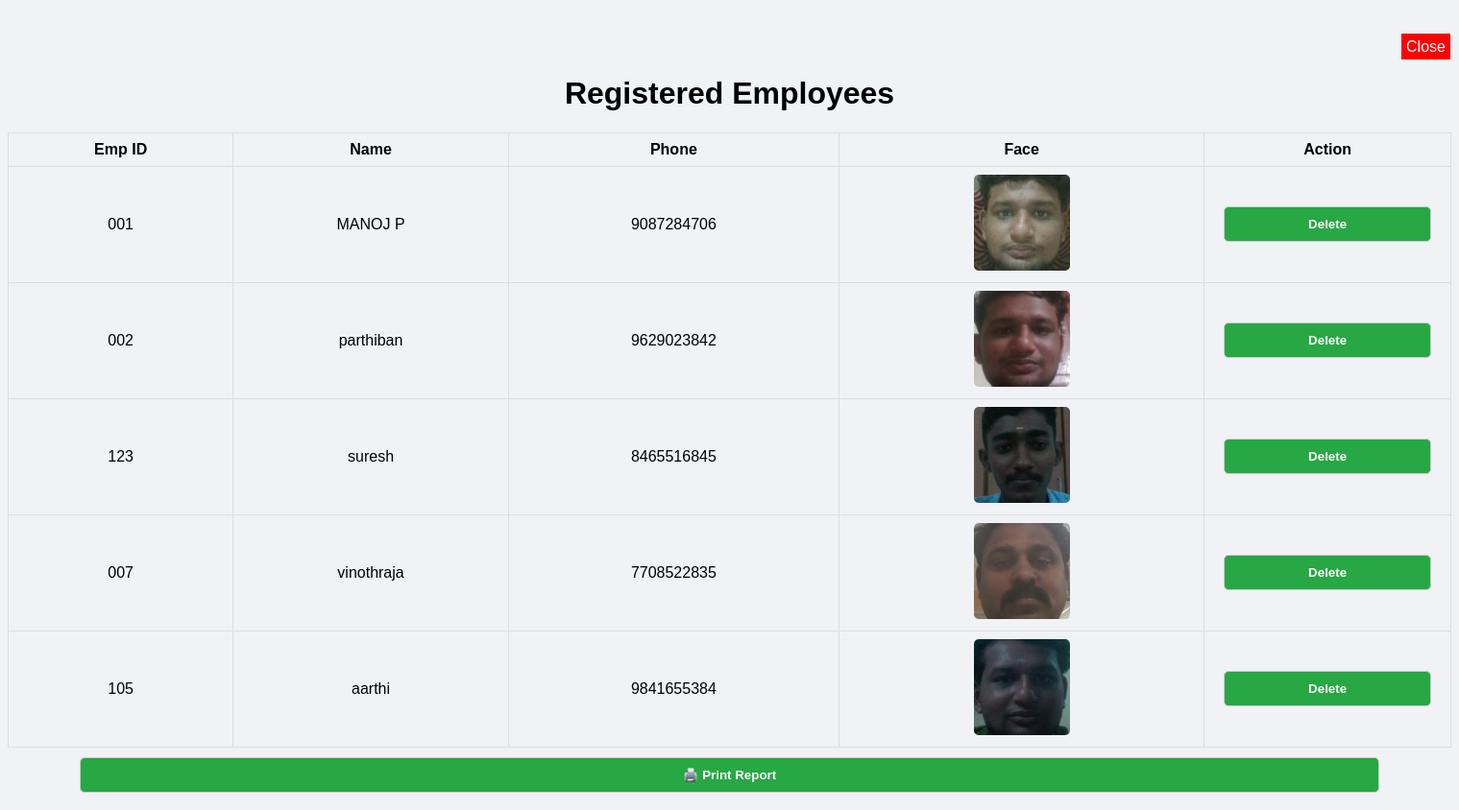
Screenshot of /employee_list with the database file from the repository.
### tables this page shows
CREATE TABLE employees (
                        id TEXT PRIMARY KEY, name TEXT,
                        phone TEXT, face_image TEXT);

### login.py (the view)
@app.route('/employee_list')
def employee_list():
    with sqlite3.connect('db.sqlite3') as conn:
        employees = conn.execute("SELECT * FROM employees").fetchall()
    return render_template('employee_list.html', employees=employees)

### templates/employee_list.html (shortened to what this page needs)
<!DOCTYPE html>
<html>
<head>
    <link rel="stylesheet" href="{{ url_for('static', filename='welcome.css') }}">
</head>
<body>
    <a id="Close" href="/back">Close</a>
    <h1>Registered Employees</h1>
    <table border="1">
        <tr>
            <th>Emp ID</th>
            <th>Name</th>
            <th>Phone</th>
            <th>Face</th>
            <th>Action</th>
        </tr>
        {% for emp in employees %}
        <tr>
            <td>{{ emp[0] }}</td>
            <td>{{ emp[1] }}</td>
            <td>{{ emp[2] }}</td>
            <td>
    {% if emp[3] %}
        <img src="{{ url_for('static', filename='dataset/' + emp[0] + '.jpg') }}" width="100" height="100">
    {% else %}
        No Image
    {% endif %}
</td>
<td>
    <form action="{{ url_for('delete_employee', emp_id=emp[0]) }}" method="post" onsubmit="return confirm('Are you sure you want to delete this employee?');">
        <button type="submit">Delete</button>
    </form>
</td>
        </tr>
        {% endfor %}
    </table>
<button onclick="window.print()">🖨️ Print Report</button>
</body>
</html>

### static/welcome.css (style rules this page uses)
body { font-family: Arial, sans-serif; background-color: #f0f2f5; text-align: center; margin-top: 40px; }
input, button { width: 90%; padding: 10px; margin: 10px 0; border: 1px solid #ccc; border-radius: 5px; }
button { background-color: #28a745; color: white; font-weight: bold; cursor: pointer; }
table { width: 100%; margin-top: 20px; border-collapse: collapse; }
th, td { border: 1px solid #ddd; padding: 8px; }
img { border-radius: 5px; }
#Close { color: rgb(255, 255, 255); background-color: red; padding: 5px 5px; margin-top: 0px; margin-left: 1450px; text-decoration: none; }

### rows the page displays
employees: id "001", name "MANOJ P", phone "9087284706", shows a picture
employees: id "002", name "parthiban", phone "9629023842", shows a picture
employees: id "123", name "suresh", phone "8465516845", shows a picture
employees: id "007", name "vinothraja", phone "7708522835", shows a picture
employees: id "105", name "aarthi", phone "9841655384", shows a picture
